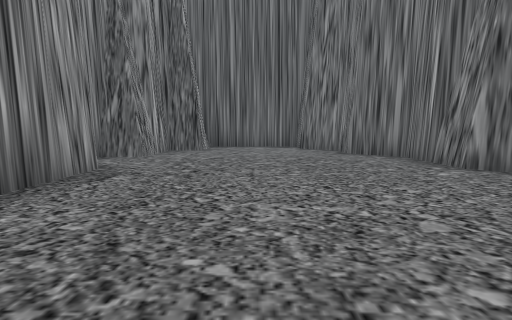
View 1 (above)

16 first-person views from a walk through a scene from a Unity 3-D project. The camera is 1.3 m above the floor, tilts 6° down and sees 80° across. The floor is counted in squares, 2 m on a side. Each view is taken from the middle of a square. On the plan, view 1 faces up. The plan holds only what a view shows up to about 10 squares ahead; the rest is blank. The place goes on beyond the plan.

View 2
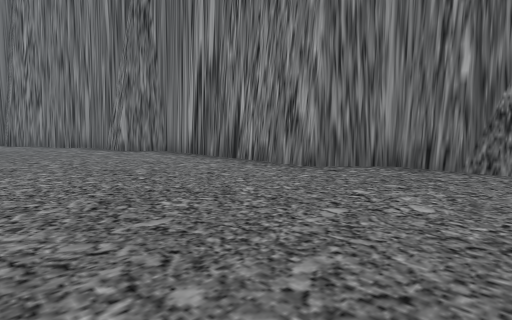

View 3
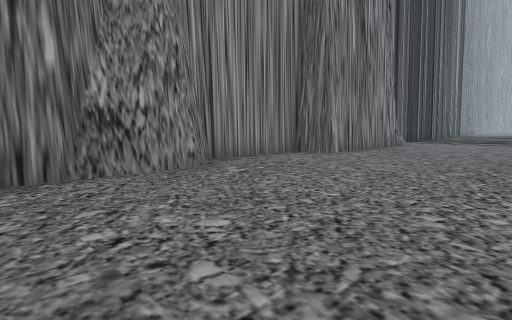

View 4
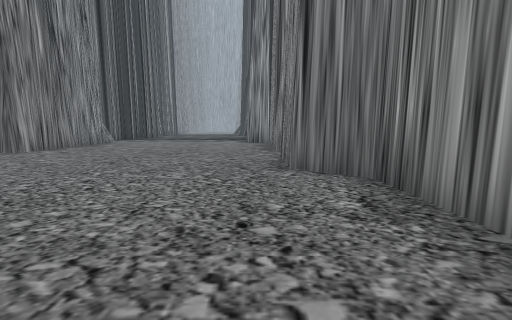

View 5
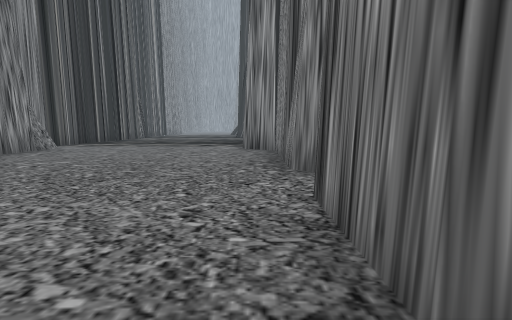

View 6
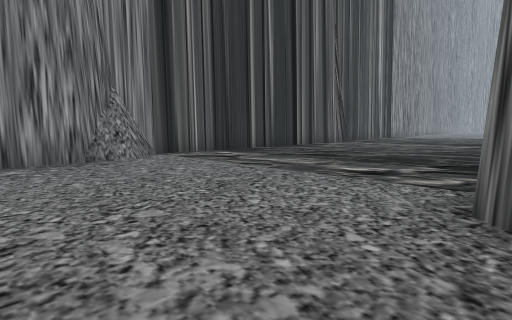

View 7
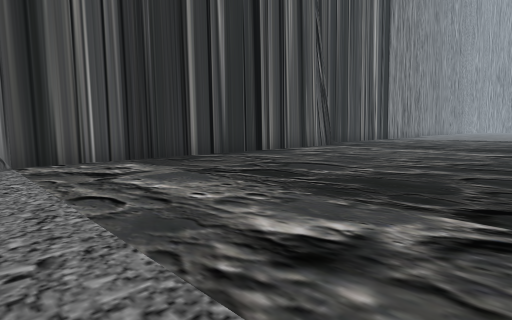

View 8
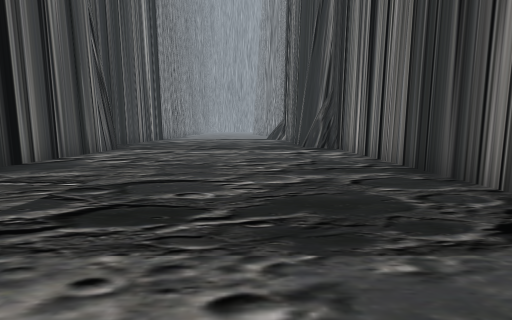

View 9
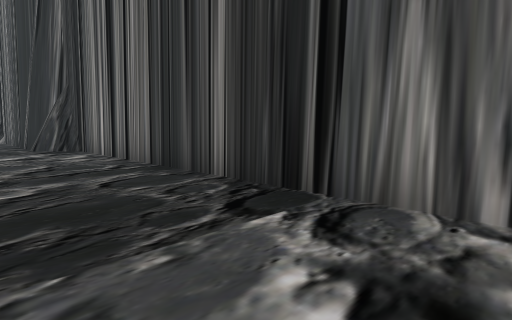

View 10
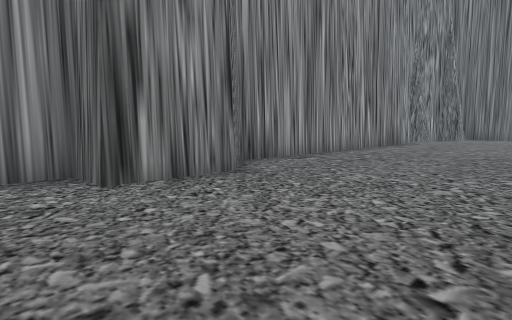

View 11
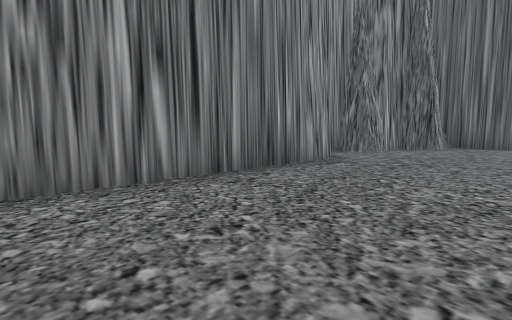

View 12
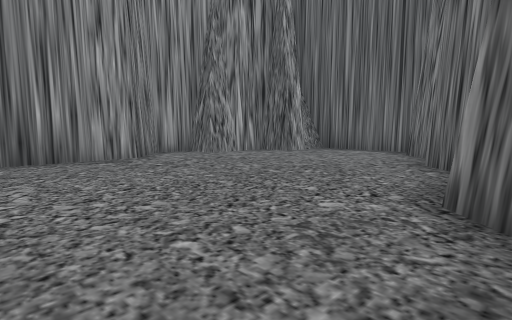

View 13
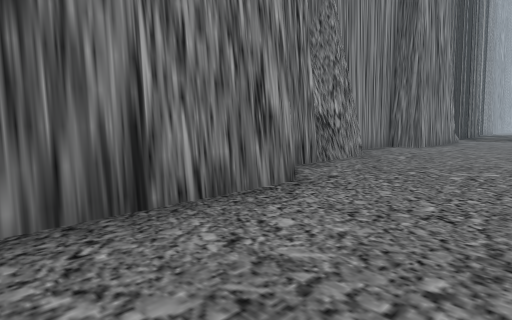

View 14
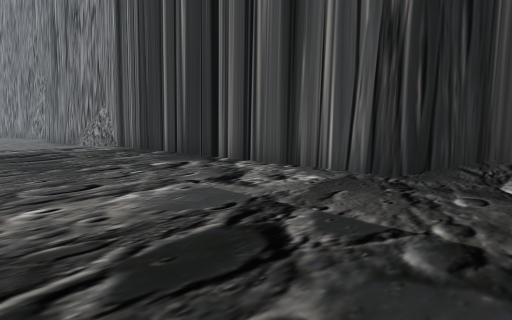

View 15
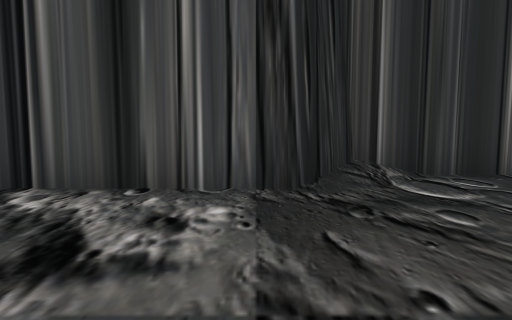

View 16
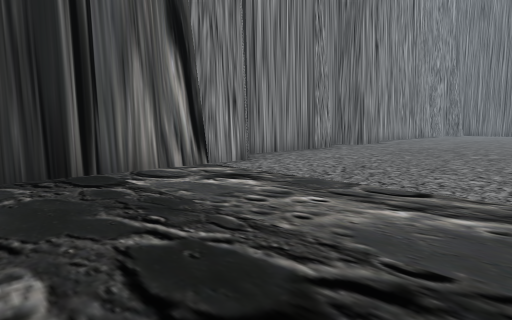

### Floor plan
Points are (right, up) in squares from view 1. A wall is a line through its corners. A room is listed if a view was taken in it or the views show most of it. See-through windows are left out.
Room 1 (views 1, 2, 3, 4, 5, 6, 7, 8, 9, 10, 11, 12, 13, 14, 15, 16)
walls: (-2, -9.4) (-1.6, -9.8) (-1.6, -13.7) (-0.6, -14.7) (-0.6, -25.8) (0.1, -26.5) (0.1, -27.1) (0.4, -27.4); (5.6, -4) (5.6, -3.3) (5.3, -2.9); (5.3, -14.8) (5.3, -8.9) (6.3, -8.9) (6.3, -5.8) (5.3, -4.9) (5.3, -2) (4.4, -1) (4.4, 3.9) (3.4, 4.8) (3.4, 6.8) (2.4, 7.8) (2.4, 8.8) (1.5, 9.7); (5.6, -14.7) (5.6, -13.9); (6.3, -15.5) (5.7, -14.9) (5.7, -14.2) (5.3, -13.6); (-0.6, -25.5) (0.1, -26.3); (0.3, -26.4) (0.3, -27.5); (7.3, -27.6) (7.3, -26.3) (6.3, -25.3) (6.3, -15.1); (1.2, 10.7) (-1.8, 10.7) (-1.8, 9.9); (-1.6, 10.7) (-1.6, 8.8) (-2.5, 8.8) (-2.5, 6.9) (-3.5, 6.9) (-3.5, 5.8) (-2.5, 4.8) (-2.5, -4.9) (-1.6, -5.9) (-1.6, -7.8) (-2.5, -7.8) (-2.5, -8.7)

Where each view was taken, in squares from view 1:
view 1: 0 up, 0 right, facing up
view 2: 4 down, 0 right, facing up-right
view 3: 2 down, 1 right, facing down-right
view 4: 1 down, 1 left, facing down
view 5: 5 down, 1 left, facing down
view 6: 12 down, 1 left, facing down-right
view 7: 15 down, 0 right, facing down-right
view 8: 16 down, 2 right, facing down
view 9: 16 down, 2 right, facing down-left
view 10: 9 down, 2 right, facing up-left
view 11: 1 down, 1 right, facing up-left
view 12: 2 up, 4 right, facing up-left
view 13: 2 up, 2 right, facing down-right
view 14: 27 down, 2 right, facing up-right
view 15: 25 down, 3 right, facing right
view 16: 19 down, 4 right, facing up-left
